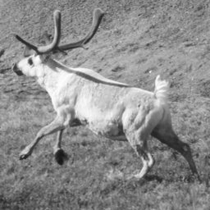
%> input picture Final Project code/CPBD/CPBD/caribou.tif, 210 x 210 px, shrunk from 256 x 256 before the run; the run also reads 1 picture not shown here
$ octave Final_Project_CPBD.m   (GNU Octave 9; MATLAB toolbox functions it lacks are replaced by stand-ins)
%> lines starting %> are read from the running program, lines starting %| are printed output that depends on the picture
%> further down, caribou is the input picture: size 210x210 uint8; min 21, max 255, mean 139.8
### Final Project code/CPBD/CPBD/integration_CPBD.m
function out = integration_CPBD(image)

    G0=image;
    G1 = imgaussfilt(image, 0.4);
    G2 = imgaussfilt(image, 0.8);
    G3 = imgaussfilt(image, 1.2);
    G4 = imgaussfilt(image, 1.6);
    G5 = imgaussfilt(image, 2.0);
    G6 = imgaussfilt(image, 2.4);
    G7 = imgaussfilt(image, 2.8);
    G8 = imgaussfilt(image, 3.2);
    G9 = imgaussfilt(image, 3.6);
    G10 = imgaussfilt(image, 4.0);

    C0 = CPBD_compute(uint8(G0));
    C1 = CPBD_compute(uint8(G1));
    C2 = CPBD_compute(uint8(G2));
    C3 = CPBD_compute(uint8(G3));
    C4 = CPBD_compute(uint8(G4));
    C5 = CPBD_compute(uint8(G5));
    C6 = CPBD_compute(uint8(G6));
    C7 = CPBD_compute(uint8(G7));
    C8 = CPBD_compute(uint8(G8));
    C9 = CPBD_compute(uint8(G9));
    C10 = CPBD_compute(uint8(G10));

out= [C0,C1,C2,C3,C4,C5,C6,C7,C8,C9,C10];
end

### Final Project code/CPBD/CPBD/CPBD_compute.m
%=====================================================================
% File: CPBD_compute.m
% Original code written by Niranjan D. Narvekar
% IVU Lab (http://ivulab.asu.edu)
% Last Revised: October 2009 by Niranjan D. Narvekar
%=====================================================================
% Copyright Notice:
% Copyright (c) 2009-2010 Arizona Board of Regents.
% All Rights Reserved.
% Contact: Lina Karam (karam@asu.edu) and Niranjan D. Narvekar (nnarveka@asu.edu)
% Image, Video, and Usabilty (IVU) Lab, ivulab.asu.edu
% Arizona State University
% This copyright statement may not be removed from this file or from
% modifications to this file.
% This copyright notice must also be included in any file or product
% that is derived from this source file.
%
% Redistribution and use of this code in source and binary forms,
% with or without modification, are permitted provided that the
% following conditions are met:
% - Redistribution's of source code must retain the above copyright
% notice, this list of conditions and the following disclaimer.
% - Redistribution's in binary form must reproduce the above copyright
% notice, this list of conditions and the following disclaimer in the
% documentation and/or other materials provided with the distribution.
% - The Image, Video, and Usability Laboratory (IVU Lab,
% http://ivulab.asu.edu) is acknowledged in any publication that
% reports research results using this code, copies of this code, or
% modifications of this code.
% The code and our papers are to be cited in the bibliography as:
%
% The code and our papers are to be cited in the bibliography as:
%
% N.D. Narvekar and L. J. Karam, "CPBD Sharpness Metric Software",
% http://ivulab.asu.edu/Quality/CPBD
%
% N.D. Narvekar and L. J. Karam, "A No-Reference Perceptual Image Sharpness
% Metric Based on a Cumulative Probability of Blur Detection,"
% International Workshop on Quality of Multimedia Experience (QoMEX 2009),
% pp. 87-91, July 2009.
%
% N. D. Narvekar and L. J. Karam, "An Improved No-Reference Sharpness Metric Based on the
% Probability of Blur Detection," International Workshop on Video Processing and Quality Metrics
% for Consumer Electronics (VPQM), http://www.vpqm.org, January 2010.
%
% DISCLAIMER:
% This software is provided by the copyright holders and contributors
% "as is" and any express or implied warranties, including, but not
% limited to, the implied warranties of merchantability and fitness for
% a particular purpose are disclaimed. In no event shall the Arizona
% Board of Regents, Arizona State University, IVU Lab members, or
% contributors be liable for any direct, indirect, incidental, special,
% exemplary, or consequential damages (including, but not limited to,
% procurement of substitute goods or services; loss of use, data, or
% profits; or business interruption) however caused and on any theory
% of liability, whether in contract, strict liability, or tort
% (including negligence or otherwise) arising in any way out of the use
% of this software, even if advised of the possibility of such damage.
%

%%%%%%%%%%%%%%%%%%%%%%%%%%%%%%%%%%%%%%%%%%%%%%%%%%%%%%%%%%%%%%%%%%%%%%%%%%%
% function      : CPBD_compute
% description   : This function computes the CPBD metric which determines
%                 the amount of sharpness of the image. Larger the metric
%                 value, sharper the image.
%%%%%%%%%%%%%%%%%%%%%%%%%%%%%%%%%%%%%%%%%%%%%%%%%%%%%%%%%%%%%%%%%%%%%%%%%%%

function [sharpness_metric] = CPBD_compute(input_image)

%%%%%%%%%%%% pre-processing %%%%%%%%%%%%
% convert to gray scale if color image
[x y z] = size(input_image);
%> x = 210; y = 210; z = 1
if z > 1
    input_image = rgb2gray(input_image);
end
% convert the image to double for further processing
input_image = double(input_image);
% get the size of image
[m,n] = size(input_image);
%> m = 210; n = 210

%%%%%%%%%%%% parameters %%%%%%%%%%%%
% threshold to characterize blocks as edge/non-edge blocks
threshold = 0.002;
% fitting parameter
beta = 3.6;
% block size
rb = 64;
rc = 64;
% maximum block indices
max_blk_row_idx = floor(m/rb);
%> max_blk_row_idx = 3
max_blk_col_idx = floor(n/rc);
%> max_blk_col_idx = 3
% just noticeable widths based on the perceptual experiments
%widthjnb = [5*ones(1,57) 3*ones(1,200)];
widthjnb = [5*ones(1,51) 3*ones(1,205)];

%%%%%%%%%%%% initialization %%%%%%%%%%%%
% arrays and variables used during the calculations
total_num_edges = 0;
hist_pblur = zeros(1,101);
cum_hist = zeros(1,101);

%%%%%%%%%%%% edge detection %%%%%%%%%%%%
% edge detection using canny and sobel canny edge detection is done to
% classify the blocks as edge or non-edge blocks and sobel edge
% detection is done for the purpose of edge width measurement.

input_image_canny_edge = edge(input_image,'canny');
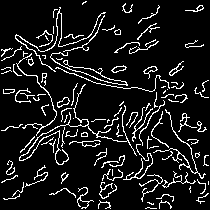
%> input_image_canny_edge: size 210x210 logical; 10.4% white in thin lines or dots
input_image_sobel_edge = edge(input_image,'Sobel',[2],'vertical');
%> input_image_sobel_edge: size 210x210 logical; 30.1% white in thin lines or dots

%%%%%%%%%%%% edge width calculation %%%%%%%%%%%%
[width] = marziliano_method(input_image_sobel_edge, input_image);

%%%%%%%%%%%% sharpness metric calculation %%%%%%%%%%%%
% loop over the blocks
for i=1:max_blk_row_idx
    for j=1:max_blk_col_idx

        % get the row and col indices for the block pixel positions
        rows = (rb*(i-1)+1):(rb*i);
        cols = (rc*(j-1)+1):(rc*j);
        % decide whether the block is an edge block or not
        decision = get_edge_blk_decision(input_image_canny_edge(rows,cols), threshold);

        % process the edge blocks
        if (decision==1)

            % get the edge widths of the detected edges for the block
            local_width = width(rows,cols);
            local_width = local_width(local_width ~= 0);

            % find the contrast for the block
            blk_contrast = blkproc(double(input_image(rows,cols)),[rb rc],@get_contrast_block)+1;
            % get the block Wjnb based on block contrast
            blk_jnb = widthjnb(blk_contrast);
            % calculate the probability of blur detection at the edges
            % detected in the block
            prob_blur_detection = 1 - exp(-abs(local_width./blk_jnb).^beta);

            % update the statistics using the block information
            for k = 1:numel(local_width)
                % update the histogram
                temp_index = round(prob_blur_detection(k)* 100) + 1;
                hist_pblur(temp_index) = hist_pblur(temp_index) + 1;
                % update the total number of edges detected
                total_num_edges = total_num_edges + 1;
            end
        end
    end
end

% normalize the pdf
if(total_num_edges ~=0)
    hist_pblur = hist_pblur / total_num_edges;
else
    hist_pblur = zeros(size(hist_pblur));
end

% calculate the sharpness metric
sharpness_metric = sum(hist_pblur(1:64));


%%%%%%%%%%%%%%%%%%%%%%%%%%%%%%%%%%%%%%%%%%%%%%%%%%%%%%%%%%%%%%%%%%%%%%%%%%%
% function      : marziliano_method
% description   : This function calculates the edge-widths of the detected
%                 edges and returns an matrix as big as the image with 0's
%                 at non-edge locations and edge-widths at the edge
%                 locations.
%%%%%%%%%%%%%%%%%%%%%%%%%%%%%%%%%%%%%%%%%%%%%%%%%%%%%%%%%%%%%%%%%%%%%%%%%%%

function [edge_width_map] = marziliano_method(E, A)

% edge_width_map consists of zero and non-zero values. A zero value
% indicates that there is no edge at that position and a non-zero value
% indicates that there is an edge at that position and the value itself
% gives the edge width
edge_width_map = zeros(size(A));

% converting the image to type double
A = double(A);

% find the gradient for the image
[Gx Gy] = gradient(A);

% dimensions of the image
[M N] = size(A);
%> M = 210; N = 210

% initializing the matrix to empty which holds the angle information of the
% edges
angle_A = [];

% calculate the angle of the edges
 for m=1:M
     for n=1:N
            if (Gx(m,n)~=0)
                angle_A(m,n) = atan2(Gy(m,n),Gx(m,n))*(180/pi); % in degrees
            end
            if (Gx(m,n)==0 && Gy(m,n)==0)
                angle_A(m,n) = 0;
            end
            if (Gx(m,n)==0 && Gy(m,n)==pi/2)
              angle_A(m,n) = 90;
            end
     end
 end


if(numel(angle_A) ~= 0)

    % quantize the angle
    angle_Arnd = 45*round(angle_A./45);

    count = 0;
    for m=2:M-1
        for n=2:N-1
            if (E(m,n)==1)

                %%%%%%%%%%%%%%%%%%%% If gradient angle = 180 or -180 %%%%%%%%%%%%%%%%%%%%%%
                if (angle_Arnd(m,n) ==180 || angle_Arnd(m,n) ==-180)
                    count = count + 1;
                    for k=0:100
                        posy1 = n-1 -k;
                        posy2 = n-2 -k;
                        if ( posy2<=0)
                            break;
                        end

                        if ((A(m,posy2) - A(m,posy1))<=0)
                            break;
                        end
                    end
                    width_count_side1 = k + 1 ;
                    for k=0:100
                        negy1 = n+1 + k;
                        negy2 = n+2 + k;

                        if (negy2>N)
                            break;
                        end

                        if ((A(m,negy2) - A(m,negy1))>=0)
                            break;
                        end

                    end
                    width_count_side2 = k + 1 ;

                    edge_width_map(m,n) = width_count_side1+width_count_side2;

                end


                %%%%%%%%%%%%%%%%%%%% If gradient angle = 0 %%%%%%%%%%%%%%%%%%%%%%
                if (angle_Arnd(m,n) ==0)
                    count = count + 1;
                    for k=0:100
                        posy1 = n+1 +k;
                        posy2 = n+2 +k;
                        if ( posy2>N)
                            break;
                        end

                        if ((A(m,posy2) - A(m,posy1))<=0)
                            break;
                        end
                    end
                    width_count_side1 = k + 1 ;
                    for k=0:100
                        negy1 = n-1 - k;
                        negy2 = n-2 - k;

                        if (negy2<=0)
                            break;
                        end

                        if ((A(m,negy2) - A(m,negy1))>=0)
                            break;
                        end

                    end
                    width_count_side2 = k + 1 ;
                    edge_width_map(m,n) = width_count_side1+width_count_side2;
                end

            end
        end
    end
%> after the loop, count = 4424; negy1 = 193; negy2 = 192; posy1 = 195; posy2 = 196; width_count_side1 = 1; width_count_side2 = 1
end


%%%%%%%%%%%%%%%%%%%%%%%%%%%%%%%%%%%%%%%%%%%%%%%%%%%%%%%%%%%%%%%%%%%%%%%%%%%
% function      : get_edge_blk_decision
% description   : Gives a decision whether the block is edge block or not.
%%%%%%%%%%%%%%%%%%%%%%%%%%%%%%%%%%%%%%%%%%%%%%%%%%%%%%%%%%%%%%%%%%%%%%%%%%%

% [6 lines left out: function get_edge_blk_decision, not called in this run]


%%%%%%%%%%%%%%%%%%%%%%%%%%%%%%%%%%%%%%%%%%%%%%%%%%%%%%%%%%%%%%%%%%%%%%%%%%%
% function      : get_contrast_block
% description   : Returns the contrast of the block.
%%%%%%%%%%%%%%%%%%%%%%%%%%%%%%%%%%%%%%%%%%%%%%%%%%%%%%%%%%%%%%%%%%%%%%%%%%%

% [6 lines left out: function get_contrast_block, not called in this run]

### Final Project code/CPBD/CPBD/Final_Project_CPBD.m
% CPBD
clear;
x=[0,0.4,0.8,1.2,1.6,2.0,2.4,2.8,3.2,3.6,4.0];

caribou=imread('caribou.tif');
caribou = double(caribou);
y1 = integration_CPBD(caribou);
%> after the loop in CPBD_compute, `for i=1:max_blk_row_idx`: blk_contrast = 199; blk_jnb = 3; hist_pblur = 101 values, max 1541 at index 22, min 0 at index 1, mean 35.81; local_width = 436 values, max 10 at index 99, min 2 at index 1, mean 3.35; prob_blur_detection = 436 values, max 1 at index 99, min 0.207 at index 1, mean 0.576; temp_index = 95; total_num_edges = 3617
%> in CPBD_compute, `hist_pblur = hist_pblur / total_num_edges;`: hist_pblur = 101 values, max 0.426 at index 22, min 0 at index 1, mean 0.0099
%> in CPBD_compute, `sharpness_metric = sum(hist_pblur(1:64));`: sharpness_metric = 0.687
%> in CPBD_compute (call 2), `input_image_canny_edge = edge(input_image,'canny');`: input_image_canny_edge: size 210x210 logical; 10.4% white in thin lines or dots
%> in CPBD_compute (call 2), `input_image_sobel_edge = edge(input_image,'Sobel',[2],'vertical');`: input_image_sobel_edge: size 210x210 logical; 29.4% white in thin lines or dots
%> after the loop in marziliano_method (call 2), `for m=1:M`:
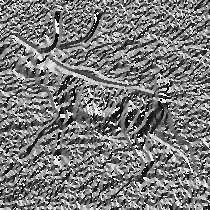
%> angle_A: size 210x210 double; min -179.4, max 180, mean -5.6; drawn with min black and max white
%> after the loop in marziliano_method (call 2), `for m=2:M-1`: count = 4352
%> in integration_CPBD, `C1 = CPBD_compute(uint8(G1));`: C1 = 0.655
%> in CPBD_compute (call 3), `input_image_canny_edge = edge(input_image,'canny');`: input_image_canny_edge: size 210x210 logical; 9.4% white in thin lines or dots
%> in CPBD_compute (call 3), `input_image_sobel_edge = edge(input_image,'Sobel',[2],'vertical');`: input_image_sobel_edge: size 210x210 logical; 23.8% white in thin lines or dots
%> after the loop in marziliano_method (call 3), `for m=2:M-1`:
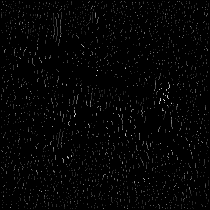
%> edge_width_map: size 210x210 double; min 0, max 18, mean 0.346; drawn with min black and max white
%> after the loop in marziliano_method (call 3), `for m=2:M-1`: count = 3599
%> in integration_CPBD, `C2 = CPBD_compute(uint8(G2));`: C2 = 0.442
%> in CPBD_compute (call 4), `input_image_canny_edge = edge(input_image,'canny');`: input_image_canny_edge: size 210x210 logical; 8.8% white in thin lines or dots
%> in CPBD_compute (call 4), `input_image_sobel_edge = edge(input_image,'Sobel',[2],'vertical');`: input_image_sobel_edge: size 210x210 logical; 18.2% white in thin lines or dots
%> in marziliano_method (call 4), `[Gx Gy] = gradient(A);`:
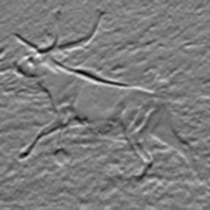
%> Gy: size 210x210 double; min -38, max 39.5, mean -0.1; drawn with min black and max white
%> after the loop in marziliano_method (call 4), `for m=1:M`:
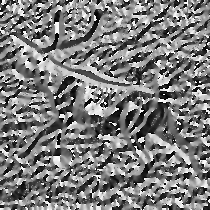
%> angle_A: size 210x210 double; min -179, max 180, mean -3.9; drawn with min black and max white
%> after the loop in marziliano_method (call 4), `for m=2:M-1`:
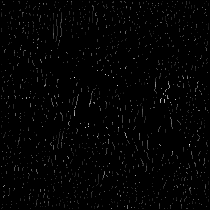
%> edge_width_map: size 210x210 double; min 0, max 24, mean 0.3; drawn with min black and max white
%> after the loop in marziliano_method (call 4), `for m=2:M-1`: count = 2765; negy1 = 192; negy2 = 191; width_count_side2 = 2
%> in integration_CPBD, `C3 = CPBD_compute(uint8(G3));`: C3 = 0.223
%> in CPBD_compute (call 5), `input_image_canny_edge = edge(input_image,'canny');`: input_image_canny_edge: size 210x210 logical; 8% white in thin lines or dots
%> in CPBD_compute (call 5), `input_image_sobel_edge = edge(input_image,'Sobel',[2],'vertical');`:
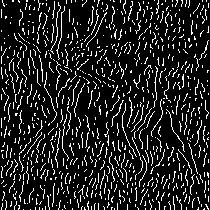
%> input_image_sobel_edge: size 210x210 logical; 13.7% white in thin lines or dots
%> after the loop in CPBD_compute (call 5), `for i=1:max_blk_row_idx`: blk_contrast = 153; hist_pblur = 101 values, max 1345 at index 101, min 0 at index 1, mean 17.67; local_width = 198 values, max 25 at index 161, min 2 at index 55, mean 6.7; prob_blur_detection = 198 values, max 1 at index 1, min 0.207 at index 55, mean 0.976; total_num_edges = 1785
%> in CPBD_compute (call 5), `hist_pblur = hist_pblur / total_num_edges;`: hist_pblur = 101 values, max 0.754 at index 101, min 0 at index 1, mean 0.0099
%> in CPBD_compute (call 5), `sharpness_metric = sum(hist_pblur(1:64));`: sharpness_metric = 0.0762
%> in integration_CPBD, `C5 = CPBD_compute(uint8(G5));`: C5 = 0.0257
%> in integration_CPBD, `C6 = CPBD_compute(uint8(G6));`: C6 = 0.0104
%> in integration_CPBD, `C7 = CPBD_compute(uint8(G7));`: C7 = 0.00216
%> in integration_CPBD, `C8 = CPBD_compute(uint8(G8));`: C8 = 0
%> in integration_CPBD, `out= [C0,C1,C2,C3,C4,C5,C6,C7,C8,C9,C10];`: out = [0.687 0.655 0.442 0.223 0.0762 0.0257 0.0104 0.00216 0 0 0]
%> y1 has the same summary as out in integration_CPBD

cameraman=imread('cameraman.tif');
cameraman = double(cameraman);
y2 = integration_CPBD(cameraman);
%> (the run ends here)
